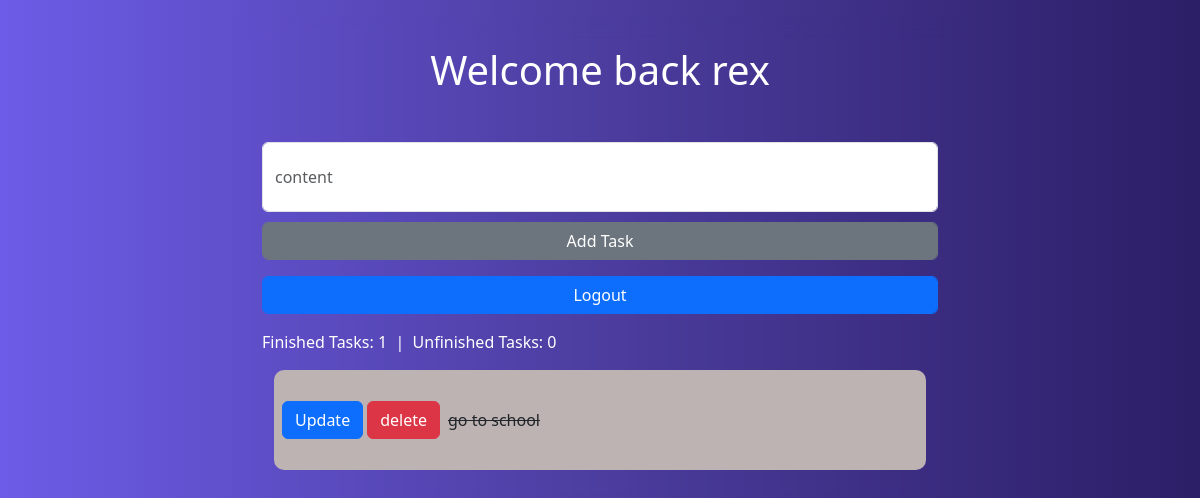
The app's page / (signed in), older data.
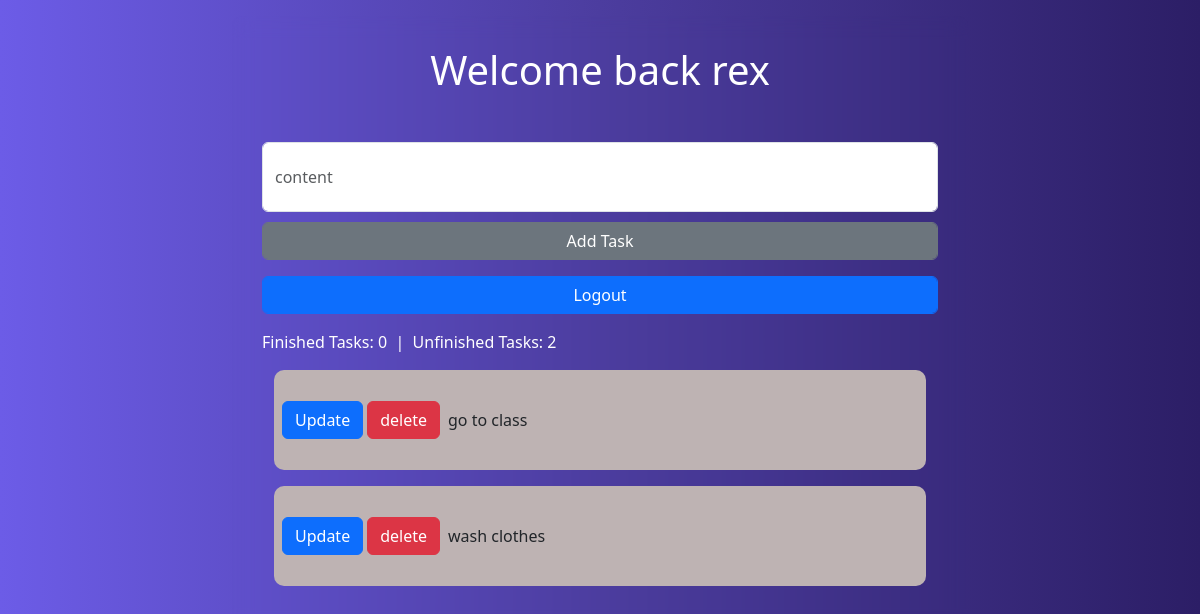
The same page, newer data.
### todoApp/models.py (models this page shows, shortened)
class Todo(models.Model):
    user = models.ForeignKey(User, on_delete=models.CASCADE)
    content = models.CharField(max_length=200)
    completed = models.BooleanField(default=False)
    timestamp = models.DateTimeField(auto_now_add=True)

### authentication/views.py (the view, shortened to what this page needs)
# urls.py: 2. Add a URL to urlpatterns:  path('', views.home, name='home')
@login_required
def home(request):
    name = request.user.username
    alltasks = Todo.objects.filter(user=request.user).order_by('-timestamp')
    completed = alltasks.filter(completed=True, user=request.user).count()
    uncompleted = alltasks.filter(completed=False, user=request.user).count()
    return render(request, 'home.html', {
        'name': name,
        'comp': completed,
        'uncomp': uncompleted,
        'all': alltasks
        })

### templates/home.html (shortened to what this page needs)
{% extends 'base.html' %}
{% block content %}
    <div class="container">
        <div class="row justify-content-center">
            <div class="col-12 col-lg-8">
                <form method="post"> {% csrf_token %}
                    <h1 class="text-white text-center">Welcome back {{name}}</h1>
                    <input type="text" name="content" placeholder="content" class="form-control mt-5">
                    <button type="submit" class="btn btn-secondary form-control mb-3">Add Task</button>
                    <a href="{% url 'logout' %}" class="btn btn-primary form-control">Logout</a>
                    <p class="text-white mt-3">Finished Tasks: {{comp}} &nbsp;<span>|</span>&nbsp; Unfinished Tasks: {{uncomp}}</p>
                    <div class="container">
                        {% for tsk in all %}
                            <div class="container mb-3 task d-flex flex-row align-items-center">
                                <a href="{% url 'update' tsk.id %}" class="btn btn-primary me-1" id="xy">Update</a>
                                <a href="{% url 'delete' tsk.id %}" class="btn btn-danger">delete</a>
                                {% if tsk.completed %}
                                    <p class="ms-2 mt-3" style="text-decoration: line-through;">{{tsk.content}}</p>
                                {% else %}
                                    <p class="ms-2 mt-3">{{tsk.content}}</p>
                                {% endif %}
                            </div>
                        {% endfor %}
                    </div>
                </form>
            </div>
        </div>
    </div>
{% endblock %}

### templates/base.html (shortened to what this page needs)
{% load static %}
<!DOCTYPE html>
<html lang="en">
<head>
    <link rel="stylesheet" href="{% static 'css/bootstrap.min.css' %}">
    <link rel="stylesheet" href="{% static 'css/styles.css' %}">
</head>
<body>
    {% block content %}
    {% endblock %}
</body>
</html>

### static/css/styles.css (style rules this page uses)
body { background-image: linear-gradient(to right, #6c5ce7 0%, #4c3d9f 50%, #2c1e66 100%); margin: 0; padding: 0; overflow-x: hidden; }
input { height: 70px; margin-bottom: 10px; border: none; font-size: 15px; }
form { margin-top: 1rem; border-radius: 10px; padding: 30px; backdrop-filter: blur(10px); }
.task { height: 100px; background-color: rgb(190, 179, 179); padding: 8px; border-radius: 10px; }

Row changes from the older to the newer data that the page shows:
removed Todo: content "go to school"
added Todo: content "go to class"
added Todo: content "wash clothes"
Text that changed along with them:
{{ comp }}: "1" → "0"
{{ uncomp }}: "0" → "2"
